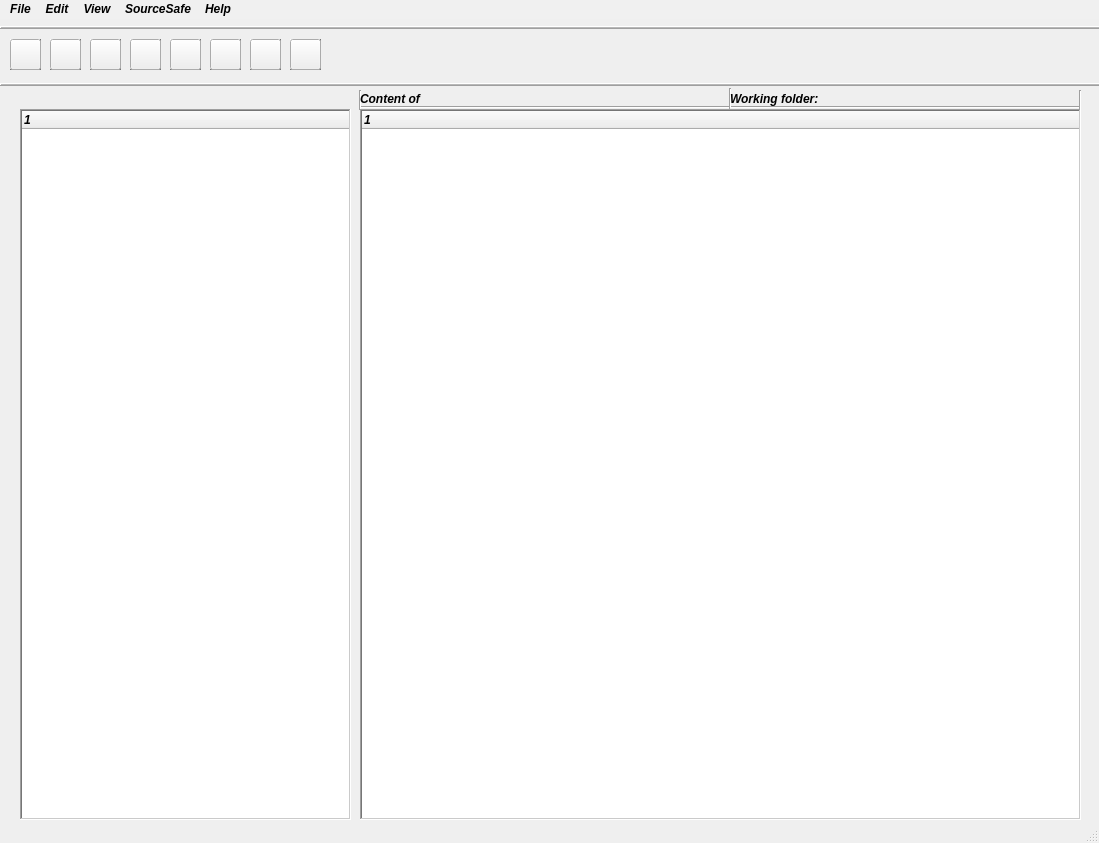
<?xml version="1.0" encoding="UTF-8"?>
<ui version="4.0">
 <class>MainWindow</class>
 <widget class="QMainWindow" name="MainWindow">
  <property name="geometry">
   <rect>
    <x>0</x>
    <y>0</y>
    <width>1099</width>
    <height>843</height>
   </rect>
  </property>
  <property name="font">
   <font>
    <family>Arial</family>
    <weight>75</weight>
    <italic>true</italic>
    <bold>true</bold>
   </font>
  </property>
  <property name="windowTitle">
   <string>VSS -&gt; Git API</string>
  </property>
  <property name="windowIcon">
   <iconset resource="APIResources.qrc">
    <normaloff>:/buttonpics/ButtonImages/mainwindow.PNG</normaloff>:/buttonpics/ButtonImages/mainwindow.PNG</iconset>
  </property>
  <widget class="QWidget" name="centralwidget">
   <widget class="QPushButton" name="addFilesButton">
    <property name="geometry">
     <rect>
      <x>50</x>
      <y>20</y>
      <width>31</width>
      <height>31</height>
     </rect>
    </property>
    <property name="toolTip">
     <string>&lt;html&gt;&lt;head/&gt;&lt;body&gt;&lt;p&gt;Add Files&lt;/p&gt;&lt;/body&gt;&lt;/html&gt;</string>
    </property>
    <property name="styleSheet">
     <string notr="true">image: url(:/buttonpics/ButtonImages/addfile3.png);</string>
    </property>
    <property name="text">
     <string/>
    </property>
    <property name="default">
     <bool>false</bool>
    </property>
   </widget>
   <widget class="QPushButton" name="helpButton">
    <property name="geometry">
     <rect>
      <x>290</x>
      <y>20</y>
      <width>31</width>
      <height>31</height>
     </rect>
    </property>
    <property name="toolTip">
     <string>&lt;html&gt;&lt;head/&gt;&lt;body&gt;&lt;p&gt;Help&lt;/p&gt;&lt;/body&gt;&lt;/html&gt;</string>
    </property>
    <property name="styleSheet">
     <string notr="true">image: url(:/buttonpics/ButtonImages/help3.png);</string>
    </property>
    <property name="text">
     <string/>
    </property>
    <property name="default">
     <bool>false</bool>
    </property>
   </widget>
   <widget class="QPushButton" name="viewFileButton">
    <property name="geometry">
     <rect>
      <x>170</x>
      <y>20</y>
      <width>31</width>
      <height>31</height>
     </rect>
    </property>
    <property name="toolTip">
     <string>&lt;html&gt;&lt;head/&gt;&lt;body&gt;&lt;p&gt;View File&lt;/p&gt;&lt;/body&gt;&lt;/html&gt;</string>
    </property>
    <property name="styleSheet">
     <string notr="true">image: url(:/buttonpics/ButtonImages/viewfile1.png);</string>
    </property>
    <property name="text">
     <string/>
    </property>
    <property name="default">
     <bool>false</bool>
    </property>
   </widget>
   <widget class="QPushButton" name="editFileButton">
    <property name="geometry">
     <rect>
      <x>210</x>
      <y>20</y>
      <width>31</width>
      <height>31</height>
     </rect>
    </property>
    <property name="toolTip">
     <string>&lt;html&gt;&lt;head/&gt;&lt;body&gt;&lt;p&gt;Edit File&lt;/p&gt;&lt;/body&gt;&lt;/html&gt;</string>
    </property>
    <property name="styleSheet">
     <string notr="true">image: url(:/buttonpics/ButtonImages/editfile1.png);</string>
    </property>
    <property name="text">
     <string/>
    </property>
    <property name="default">
     <bool>false</bool>
    </property>
   </widget>
   <widget class="Line" name="line">
    <property name="geometry">
     <rect>
      <x>0</x>
      <y>0</y>
      <width>1101</width>
      <height>16</height>
     </rect>
    </property>
    <property name="frameShadow">
     <enum>QFrame::Raised</enum>
    </property>
    <property name="midLineWidth">
     <number>1</number>
    </property>
    <property name="orientation">
     <enum>Qt::Horizontal</enum>
    </property>
   </widget>
   <widget class="Line" name="line_2">
    <property name="geometry">
     <rect>
      <x>0</x>
      <y>50</y>
      <width>1101</width>
      <height>31</height>
     </rect>
    </property>
    <property name="frameShadow">
     <enum>QFrame::Raised</enum>
    </property>
    <property name="midLineWidth">
     <number>1</number>
    </property>
    <property name="orientation">
     <enum>Qt::Horizontal</enum>
    </property>
   </widget>
   <widget class="QPushButton" name="setWorkingFolderButton">
    <property name="geometry">
     <rect>
      <x>10</x>
      <y>20</y>
      <width>31</width>
      <height>31</height>
     </rect>
    </property>
    <property name="toolTip">
     <string>&lt;html&gt;&lt;head/&gt;&lt;body&gt;&lt;p&gt;Set Working Folder&lt;/p&gt;&lt;/body&gt;&lt;/html&gt;</string>
    </property>
    <property name="styleSheet">
     <string notr="true">image: url(:/buttonpics/ButtonImages/folders2.png);</string>
    </property>
    <property name="text">
     <string/>
    </property>
    <property name="default">
     <bool>false</bool>
    </property>
   </widget>
   <widget class="QPushButton" name="checkInButton">
    <property name="geometry">
     <rect>
      <x>90</x>
      <y>20</y>
      <width>31</width>
      <height>31</height>
     </rect>
    </property>
    <property name="toolTip">
     <string>&lt;html&gt;&lt;head/&gt;&lt;body&gt;&lt;p&gt;Check In&lt;/p&gt;&lt;/body&gt;&lt;/html&gt;</string>
    </property>
    <property name="styleSheet">
     <string notr="true">image: url(:/buttonpics/ButtonImages/checkin.png);</string>
    </property>
    <property name="text">
     <string/>
    </property>
    <property name="default">
     <bool>false</bool>
    </property>
   </widget>
   <widget class="QPushButton" name="checkOutButton">
    <property name="geometry">
     <rect>
      <x>130</x>
      <y>20</y>
      <width>31</width>
      <height>31</height>
     </rect>
    </property>
    <property name="toolTip">
     <string>&lt;html&gt;&lt;head/&gt;&lt;body&gt;&lt;p&gt;Check Out&lt;/p&gt;&lt;/body&gt;&lt;/html&gt;</string>
    </property>
    <property name="styleSheet">
     <string notr="true">image: url(:/buttonpics/ButtonImages/checkout2.png);</string>
    </property>
    <property name="text">
     <string/>
    </property>
    <property name="default">
     <bool>false</bool>
    </property>
   </widget>
   <widget class="QPushButton" name="refreshButton">
    <property name="geometry">
     <rect>
      <x>250</x>
      <y>20</y>
      <width>31</width>
      <height>31</height>
     </rect>
    </property>
    <property name="toolTip">
     <string>&lt;html&gt;&lt;head/&gt;&lt;body&gt;&lt;p&gt;Refresh&lt;/p&gt;&lt;/body&gt;&lt;/html&gt;</string>
    </property>
    <property name="styleSheet">
     <string notr="true">image: url(:/buttonpics/ButtonImages/refresh.png);</string>
    </property>
    <property name="text">
     <string/>
    </property>
    <property name="default">
     <bool>false</bool>
    </property>
   </widget>
   <widget class="QFrame" name="frame_2">
    <property name="geometry">
     <rect>
      <x>50</x>
      <y>20</y>
      <width>31</width>
      <height>31</height>
     </rect>
    </property>
    <property name="frameShape">
     <enum>QFrame::WinPanel</enum>
    </property>
    <property name="frameShadow">
     <enum>QFrame::Raised</enum>
    </property>
    <widget class="QFrame" name="frame_3">
     <property name="geometry">
      <rect>
       <x>40</x>
       <y>0</y>
       <width>31</width>
       <height>31</height>
      </rect>
     </property>
     <property name="frameShape">
      <enum>QFrame::WinPanel</enum>
     </property>
     <property name="frameShadow">
      <enum>QFrame::Raised</enum>
     </property>
    </widget>
   </widget>
   <widget class="QFrame" name="frame_4">
    <property name="geometry">
     <rect>
      <x>90</x>
      <y>20</y>
      <width>31</width>
      <height>31</height>
     </rect>
    </property>
    <property name="frameShape">
     <enum>QFrame::WinPanel</enum>
    </property>
    <property name="frameShadow">
     <enum>QFrame::Raised</enum>
    </property>
    <widget class="QFrame" name="frame_5">
     <property name="geometry">
      <rect>
       <x>30</x>
       <y>40</y>
       <width>120</width>
       <height>80</height>
      </rect>
     </property>
     <property name="frameShape">
      <enum>QFrame::WinPanel</enum>
     </property>
     <property name="frameShadow">
      <enum>QFrame::Raised</enum>
     </property>
     <widget class="QFrame" name="frame_6">
      <property name="geometry">
       <rect>
        <x>60</x>
        <y>60</y>
        <width>120</width>
        <height>80</height>
       </rect>
      </property>
      <property name="frameShape">
       <enum>QFrame::WinPanel</enum>
      </property>
      <property name="frameShadow">
       <enum>QFrame::Raised</enum>
      </property>
      <widget class="QFrame" name="frame_7">
       <property name="geometry">
        <rect>
         <x>0</x>
         <y>0</y>
         <width>120</width>
         <height>80</height>
        </rect>
       </property>
       <property name="frameShape">
        <enum>QFrame::WinPanel</enum>
       </property>
       <property name="frameShadow">
        <enum>QFrame::Raised</enum>
       </property>
      </widget>
     </widget>
    </widget>
   </widget>
   <widget class="QFrame" name="frame_8">
    <property name="geometry">
     <rect>
      <x>130</x>
      <y>20</y>
      <width>31</width>
      <height>31</height>
     </rect>
    </property>
    <property name="frameShape">
     <enum>QFrame::WinPanel</enum>
    </property>
    <property name="frameShadow">
     <enum>QFrame::Raised</enum>
    </property>
   </widget>
   <widget class="QFrame" name="frame_9">
    <property name="geometry">
     <rect>
      <x>170</x>
      <y>20</y>
      <width>31</width>
      <height>31</height>
     </rect>
    </property>
    <property name="frameShape">
     <enum>QFrame::WinPanel</enum>
    </property>
    <property name="frameShadow">
     <enum>QFrame::Raised</enum>
    </property>
   </widget>
   <widget class="QFrame" name="frame_10">
    <property name="geometry">
     <rect>
      <x>210</x>
      <y>20</y>
      <width>31</width>
      <height>31</height>
     </rect>
    </property>
    <property name="frameShape">
     <enum>QFrame::WinPanel</enum>
    </property>
    <property name="frameShadow">
     <enum>QFrame::Raised</enum>
    </property>
   </widget>
   <widget class="QFrame" name="frame_11">
    <property name="geometry">
     <rect>
      <x>10</x>
      <y>20</y>
      <width>31</width>
      <height>31</height>
     </rect>
    </property>
    <property name="frameShape">
     <enum>QFrame::WinPanel</enum>
    </property>
    <property name="frameShadow">
     <enum>QFrame::Raised</enum>
    </property>
   </widget>
   <widget class="QFrame" name="frame_12">
    <property name="geometry">
     <rect>
      <x>250</x>
      <y>20</y>
      <width>31</width>
      <height>31</height>
     </rect>
    </property>
    <property name="frameShape">
     <enum>QFrame::WinPanel</enum>
    </property>
    <property name="frameShadow">
     <enum>QFrame::Raised</enum>
    </property>
   </widget>
   <widget class="QFrame" name="frame_13">
    <property name="geometry">
     <rect>
      <x>290</x>
      <y>20</y>
      <width>31</width>
      <height>31</height>
     </rect>
    </property>
    <property name="frameShape">
     <enum>QFrame::WinPanel</enum>
    </property>
    <property name="frameShadow">
     <enum>QFrame::Raised</enum>
    </property>
   </widget>
   <widget class="Line" name="workingFolderLine">
    <property name="geometry">
     <rect>
      <x>360</x>
      <y>80</y>
      <width>721</width>
      <height>16</height>
     </rect>
    </property>
    <property name="orientation">
     <enum>Qt::Horizontal</enum>
    </property>
   </widget>
   <widget class="Line" name="line_3">
    <property name="geometry">
     <rect>
      <x>350</x>
      <y>71</y>
      <width>20</width>
      <height>20</height>
     </rect>
    </property>
    <property name="orientation">
     <enum>Qt::Vertical</enum>
    </property>
   </widget>
   <widget class="Line" name="line_6">
    <property name="geometry">
     <rect>
      <x>1070</x>
      <y>71</y>
      <width>20</width>
      <height>20</height>
     </rect>
    </property>
    <property name="orientation">
     <enum>Qt::Vertical</enum>
    </property>
   </widget>
   <widget class="QLabel" name="workingDirLabel">
    <property name="geometry">
     <rect>
      <x>830</x>
      <y>70</y>
      <width>251</width>
      <height>20</height>
     </rect>
    </property>
    <property name="text">
     <string/>
    </property>
   </widget>
   <widget class="QTreeWidget" name="foldersTreeWidget">
    <property name="geometry">
     <rect>
      <x>20</x>
      <y>90</y>
      <width>331</width>
      <height>711</height>
     </rect>
    </property>
    <property name="frameShape">
     <enum>QFrame::WinPanel</enum>
    </property>
    <property name="frameShadow">
     <enum>QFrame::Sunken</enum>
    </property>
    <column>
     <property name="text">
      <string notr="true">1</string>
     </property>
    </column>
   </widget>
   <widget class="QTreeWidget" name="filesTreeWidget">
    <property name="geometry">
     <rect>
      <x>360</x>
      <y>90</y>
      <width>721</width>
      <height>711</height>
     </rect>
    </property>
    <property name="frameShape">
     <enum>QFrame::WinPanel</enum>
    </property>
    <property name="frameShadow">
     <enum>QFrame::Sunken</enum>
    </property>
    <column>
     <property name="text">
      <string notr="true">1</string>
     </property>
    </column>
   </widget>
   <widget class="Line" name="line_4">
    <property name="geometry">
     <rect>
      <x>720</x>
      <y>69</y>
      <width>20</width>
      <height>21</height>
     </rect>
    </property>
    <property name="orientation">
     <enum>Qt::Vertical</enum>
    </property>
   </widget>
   <widget class="QLabel" name="selectedFolderLabel">
    <property name="geometry">
     <rect>
      <x>430</x>
      <y>70</y>
      <width>301</width>
      <height>20</height>
     </rect>
    </property>
    <property name="text">
     <string/>
    </property>
   </widget>
   <widget class="QLabel" name="label">
    <property name="geometry">
     <rect>
      <x>360</x>
      <y>70</y>
      <width>71</width>
      <height>20</height>
     </rect>
    </property>
    <property name="text">
     <string>Content of</string>
    </property>
   </widget>
   <widget class="QLabel" name="label_2">
    <property name="geometry">
     <rect>
      <x>730</x>
      <y>70</y>
      <width>101</width>
      <height>20</height>
     </rect>
    </property>
    <property name="text">
     <string>Working folder:</string>
    </property>
   </widget>
   <zorder>frame_2</zorder>
   <zorder>frame_4</zorder>
   <zorder>frame_8</zorder>
   <zorder>frame_9</zorder>
   <zorder>frame_10</zorder>
   <zorder>frame_11</zorder>
   <zorder>frame_12</zorder>
   <zorder>frame_13</zorder>
   <zorder>addFilesButton</zorder>
   <zorder>helpButton</zorder>
   <zorder>viewFileButton</zorder>
   <zorder>editFileButton</zorder>
   <zorder>line</zorder>
   <zorder>line_2</zorder>
   <zorder>setWorkingFolderButton</zorder>
   <zorder>checkInButton</zorder>
   <zorder>checkOutButton</zorder>
   <zorder>refreshButton</zorder>
   <zorder>workingFolderLine</zorder>
   <zorder>line_3</zorder>
   <zorder>line_6</zorder>
   <zorder>workingDirLabel</zorder>
   <zorder>foldersTreeWidget</zorder>
   <zorder>filesTreeWidget</zorder>
   <zorder>line_4</zorder>
   <zorder>selectedFolderLabel</zorder>
   <zorder>label</zorder>
   <zorder>label_2</zorder>
  </widget>
  <widget class="QStatusBar" name="statusbar"/>
  <widget class="QMenuBar" name="menuBar">
   <property name="geometry">
    <rect>
     <x>0</x>
     <y>0</y>
     <width>1099</width>
     <height>26</height>
    </rect>
   </property>
   <property name="autoFillBackground">
    <bool>false</bool>
   </property>
   <property name="styleSheet">
    <string notr="true">background-color: rgb(240, 240, 240);
border-color: rgb(160, 160, 160);
gridline-color: qlineargradient(spread:pad, x1:0, y1:0, x2:1, y2:0, stop:0 rgba(0, 0, 0, 255), stop:1 rgba(255, 255, 255, 255));
selection-color: rgb(85, 85, 127);</string>
   </property>
   <widget class="QMenu" name="menuFile">
    <property name="title">
     <string>File</string>
    </property>
    <addaction name="actionAdd_files"/>
    <addaction name="separator"/>
    <addaction name="actionDelete"/>
    <addaction name="actionRename"/>
    <addaction name="actionSet_Working_Folder"/>
    <addaction name="separator"/>
    <addaction name="actionExit"/>
   </widget>
   <widget class="QMenu" name="menuEdit">
    <property name="title">
     <string>Edit</string>
    </property>
    <addaction name="actionView_File"/>
    <addaction name="actionEdit_File"/>
    <addaction name="separator"/>
    <addaction name="actionSelect"/>
    <addaction name="actionSelect_All"/>
   </widget>
   <widget class="QMenu" name="menuView">
    <property name="title">
     <string>View</string>
    </property>
    <widget class="QMenu" name="menuSort">
     <property name="title">
      <string>Sort</string>
     </property>
     <addaction name="actionName"/>
    </widget>
    <addaction name="menuSort"/>
    <addaction name="separator"/>
    <addaction name="actionRefresh_file_list"/>
   </widget>
   <widget class="QMenu" name="menuSourceSafe">
    <property name="title">
     <string>SourceSafe</string>
    </property>
    <addaction name="actionCheck_Out"/>
    <addaction name="actionCheck_In"/>
   </widget>
   <widget class="QMenu" name="menuHelp">
    <property name="title">
     <string>Help</string>
    </property>
    <addaction name="actionHelp"/>
   </widget>
   <addaction name="menuFile"/>
   <addaction name="menuEdit"/>
   <addaction name="menuView"/>
   <addaction name="menuSourceSafe"/>
   <addaction name="menuHelp"/>
  </widget>
  <action name="actionView_File">
   <property name="text">
    <string>View File...</string>
   </property>
  </action>
  <action name="actionEdit_File">
   <property name="text">
    <string>Edit File...</string>
   </property>
  </action>
  <action name="actionSelect">
   <property name="text">
    <string>Select... </string>
   </property>
   <property name="shortcut">
    <string>Ctrl+L</string>
   </property>
  </action>
  <action name="actionSelect_All">
   <property name="text">
    <string>Select All</string>
   </property>
   <property name="shortcut">
    <string>Ctrl+Shift+L</string>
   </property>
  </action>
  <action name="actionRefresh_file_list">
   <property name="text">
    <string>Refresh file list</string>
   </property>
   <property name="shortcut">
    <string>F5</string>
   </property>
  </action>
  <action name="actionCheck_Out">
   <property name="text">
    <string>Check Out</string>
   </property>
   <property name="shortcut">
    <string>Ctrl+K</string>
   </property>
  </action>
  <action name="actionCheck_In">
   <property name="text">
    <string>Check In... </string>
   </property>
   <property name="shortcut">
    <string>Ctrl+U</string>
   </property>
  </action>
  <action name="actionName">
   <property name="text">
    <string>Name</string>
   </property>
  </action>
  <action name="actionAdd_files">
   <property name="text">
    <string>Add Files...</string>
   </property>
   <property name="shortcut">
    <string>Ctrl+A</string>
   </property>
  </action>
  <action name="actionSet_Working_Folder">
   <property name="text">
    <string>Set Working Folder</string>
   </property>
   <property name="shortcut">
    <string>Ctrl+D</string>
   </property>
  </action>
  <action name="actionExit">
   <property name="text">
    <string>Exit</string>
   </property>
  </action>
  <action name="actionAbout">
   <property name="text">
    <string>About</string>
   </property>
  </action>
  <action name="actionHelp">
   <property name="text">
    <string>Help</string>
   </property>
  </action>
  <action name="actionDelete">
   <property name="text">
    <string>Delete</string>
   </property>
   <property name="shortcut">
    <string>Del</string>
   </property>
  </action>
  <action name="actionRename">
   <property name="text">
    <string>Rename</string>
   </property>
  </action>
 </widget>
 <resources>
  <include location="APIResources.qrc"/>
 </resources>
 <connections/>
</ui>
